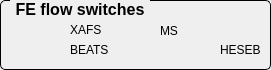
       <widget class="QGroupBox" name="groupBox_16">
        <property name="geometry">
         <rect>
          <x>730</x>
          <y>880</y>
          <width>271</width>
          <height>70</height>
         </rect>
        </property>
        <property name="font">
         <font>
          <pointsize>12</pointsize>
          <weight>75</weight>
          <bold>true</bold>
         </font>
        </property>
        <property name="styleSheet">
         <string notr="true">QGroupBox {
     border: 1px solid black;
     border-radius: 5px;
     margin-top: 0.5em;
 }
 
 QGroupBox::title {
     subcontrol-origin: margin;
     left: 10px;
     padding: 0 3px 0 3px;
 }</string>
        </property>
        <property name="title">
         <string>FE flow switches</string>
        </property>
        <widget class="QESimpleShape" name="qesimpleshape_92">
         <property name="geometry">
          <rect>
           <x>50</x>
           <y>20</y>
           <width>16</width>
           <height>20</height>
          </rect>
         </property>
         <property name="ledType">
          <enum>QSimpleShape::Error</enum>
         </property>
         <property name="colour0" stdset="0">
          <color>
           <red>60</red>
           <green>255</green>
           <blue>20</blue>
          </color>
         </property>
         <property name="variable" stdset="0">
          <string>FE08-CO-FLS3:isFlowInterlock</string>
         </property>
         <property name="variableSubstitutions" stdset="0">
          <string/>
         </property>
        </widget>
        <widget class="QESimpleShape" name="qesimpleshape_93">
         <property name="geometry">
          <rect>
           <x>30</x>
           <y>20</y>
           <width>16</width>
           <height>20</height>
          </rect>
         </property>
         <property name="ledType">
          <enum>QSimpleShape::Error</enum>
         </property>
         <property name="colour0" stdset="0">
          <color>
           <red>60</red>
           <green>255</green>
           <blue>20</blue>
          </color>
         </property>
         <property name="variable" stdset="0">
          <string>FE08-CO-FLS2:isFlowInterlock</string>
         </property>
         <property name="variableSubstitutions" stdset="0">
          <string/>
         </property>
        </widget>
        <widget class="QESimpleShape" name="qesimpleshape_94">
         <property name="geometry">
          <rect>
           <x>10</x>
           <y>20</y>
           <width>16</width>
           <height>20</height>
          </rect>
         </property>
         <property name="ledType">
          <enum>QSimpleShape::Error</enum>
         </property>
         <property name="colour0" stdset="0">
          <color>
           <red>60</red>
           <green>255</green>
           <blue>20</blue>
          </color>
         </property>
         <property name="variable" stdset="0">
          <string>FE08-CO-FLS1:isFlowInterlock</string>
         </property>
         <property name="variableSubstitutions" stdset="0">
          <string/>
         </property>
        </widget>
        <widget class="QLabel" name="label_89">
         <property name="geometry">
          <rect>
           <x>70</x>
           <y>20</y>
           <width>41</width>
           <height>20</height>
          </rect>
         </property>
         <property name="text">
          <string>XAFS</string>
         </property>
        </widget>
        <widget class="QESimpleShape" name="qesimpleshape_95">
         <property name="geometry">
          <rect>
           <x>120</x>
           <y>20</y>
           <width>16</width>
           <height>20</height>
          </rect>
         </property>
         <property name="ledType">
          <enum>QSimpleShape::Error</enum>
         </property>
         <property name="colour0" stdset="0">
          <color>
           <red>240</red>
           <green>5</green>
           <blue>5</blue>
          </color>
         </property>
         <property name="colour1" stdset="0">
          <color>
           <red>60</red>
           <green>255</green>
           <blue>20</blue>
          </color>
         </property>
         <property name="variable" stdset="0">
          <string>I09FE-CO-HS:isFlowInterlock</string>
         </property>
         <property name="variableSubstitutions" stdset="0">
          <string/>
         </property>
        </widget>
        <widget class="QESimpleShape" name="qesimpleshape_96">
         <property name="geometry">
          <rect>
           <x>140</x>
           <y>20</y>
           <width>16</width>
           <height>20</height>
          </rect>
         </property>
         <property name="ledType">
          <enum>QSimpleShape::Error</enum>
         </property>
         <property name="colour0" stdset="0">
          <color>
           <red>240</red>
           <green>5</green>
           <blue>5</blue>
          </color>
         </property>
         <property name="colour1" stdset="0">
          <color>
           <red>60</red>
           <green>255</green>
           <blue>20</blue>
          </color>
         </property>
         <property name="variable" stdset="0">
          <string>I09FE-CO-VS:isFlowInterlock</string>
         </property>
         <property name="variableSubstitutions" stdset="0">
          <string/>
         </property>
        </widget>
        <widget class="QLabel" name="label_138">
         <property name="geometry">
          <rect>
           <x>160</x>
           <y>20</y>
           <width>30</width>
           <height>21</height>
          </rect>
         </property>
         <property name="text">
          <string>MS</string>
         </property>
        </widget>
        <widget class="QESimpleShape" name="qesimpleshape_98">
         <property name="geometry">
          <rect>
           <x>50</x>
           <y>40</y>
           <width>16</width>
           <height>20</height>
          </rect>
         </property>
         <property name="ledType">
          <enum>QSimpleShape::Error</enum>
         </property>
         <property name="colour0" stdset="0">
          <color>
           <red>240</red>
           <green>5</green>
           <blue>5</blue>
          </color>
         </property>
         <property name="colour1" stdset="0">
          <color>
           <red>60</red>
           <green>255</green>
           <blue>20</blue>
          </color>
         </property>
         <property name="variable" stdset="0">
          <string>I10FE-CO-ATTN-FLS:isInterlock</string>
         </property>
         <property name="variableSubstitutions" stdset="0">
          <string/>
         </property>
        </widget>
        <widget class="QESimpleShape" name="qesimpleshape_101">
         <property name="geometry">
          <rect>
           <x>30</x>
           <y>40</y>
           <width>16</width>
           <height>20</height>
          </rect>
         </property>
         <property name="ledType">
          <enum>QSimpleShape::Error</enum>
         </property>
         <property name="colour0" stdset="0">
          <color>
           <red>240</red>
           <green>5</green>
           <blue>5</blue>
          </color>
         </property>
         <property name="colour1" stdset="0">
          <color>
           <red>60</red>
           <green>255</green>
           <blue>20</blue>
          </color>
         </property>
         <property name="variable" stdset="0">
          <string>I10FE-CO-SLIT-FLS:isInterlock</string>
         </property>
         <property name="variableSubstitutions" stdset="0">
          <string/>
         </property>
        </widget>
        <widget class="QESimpleShape" name="qesimpleshape_99">
         <property name="geometry">
          <rect>
           <x>10</x>
           <y>40</y>
           <width>16</width>
           <height>20</height>
          </rect>
         </property>
         <property name="ledType">
          <enum>QSimpleShape::Error</enum>
         </property>
         <property name="colour0" stdset="0">
          <color>
           <red>240</red>
           <green>5</green>
           <blue>5</blue>
          </color>
         </property>
         <property name="colour1" stdset="0">
          <color>
           <red>60</red>
           <green>255</green>
           <blue>20</blue>
          </color>
         </property>
         <property name="variable" stdset="0">
          <string>I10FE-CO-CVD-FLS:isInterlock</string>
         </property>
         <property name="variableSubstitutions" stdset="0">
          <string/>
         </property>
        </widget>
        <widget class="QLabel" name="label_233">
         <property name="geometry">
          <rect>
           <x>70</x>
           <y>40</y>
           <width>50</width>
           <height>20</height>
          </rect>
         </property>
         <property name="text">
          <string>BEATS</string>
         </property>
        </widget>
        <widget class="QESimpleShape" name="qesimpleshape_100">
         <property name="geometry">
          <rect>
           <x>120</x>
           <y>40</y>
           <width>16</width>
           <height>20</height>
          </rect>
         </property>
         <property name="ledType">
          <enum>QSimpleShape::Error</enum>
         </property>
         <property name="colour0" stdset="0">
          <color>
           <red>240</red>
           <green>5</green>
           <blue>5</blue>
          </color>
         </property>
         <property name="colour1" stdset="0">
          <color>
           <red>60</red>
           <green>255</green>
           <blue>20</blue>
          </color>
         </property>
         <property name="variable" stdset="0">
          <string>I11FE-CO-XYS1-FLS:isInterlock</string>
         </property>
         <property name="variableSubstitutions" stdset="0">
          <string/>
         </property>
        </widget>
        <widget class="QESimpleShape" name="qesimpleshape_109">
         <property name="geometry">
          <rect>
           <x>140</x>
           <y>40</y>
           <width>16</width>
           <height>20</height>
          </rect>
         </property>
         <property name="ledType">
          <enum>QSimpleShape::Error</enum>
         </property>
         <property name="colour0" stdset="0">
          <color>
           <red>240</red>
           <green>5</green>
           <blue>5</blue>
          </color>
         </property>
         <property name="colour1" stdset="0">
          <color>
           <red>60</red>
           <green>255</green>
           <blue>20</blue>
          </color>
         </property>
         <property name="variable" stdset="0">
          <string>I11FE-CO-MIR1-FLS1:isInterlock</string>
         </property>
         <property name="variableSubstitutions" stdset="0">
          <string/>
         </property>
        </widget>
        <widget class="QESimpleShape" name="qesimpleshape_110">
         <property name="geometry">
          <rect>
           <x>160</x>
           <y>40</y>
           <width>16</width>
           <height>20</height>
          </rect>
         </property>
         <property name="ledType">
          <enum>QSimpleShape::Error</enum>
         </property>
         <property name="colour0" stdset="0">
          <color>
           <red>240</red>
           <green>5</green>
           <blue>5</blue>
          </color>
         </property>
         <property name="colour1" stdset="0">
          <color>
           <red>60</red>
           <green>255</green>
           <blue>20</blue>
          </color>
         </property>
         <property name="variable" stdset="0">
          <string>I11FE-CO-PHST-FLS:isInterlock</string>
         </property>
         <property name="variableSubstitutions" stdset="0">
          <string/>
         </property>
        </widget>
        <widget class="QESimpleShape" name="qesimpleshape_102">
         <property name="geometry">
          <rect>
           <x>180</x>
           <y>40</y>
           <width>16</width>
           <height>20</height>
          </rect>
         </property>
         <property name="ledType">
          <enum>QSimpleShape::Error</enum>
         </property>
         <property name="colour0" stdset="0">
          <color>
           <red>240</red>
           <green>5</green>
           <blue>5</blue>
          </color>
         </property>
         <property name="colour1" stdset="0">
          <color>
           <red>60</red>
           <green>255</green>
           <blue>20</blue>
          </color>
         </property>
         <property name="variable" stdset="0">
          <string>I11FE-CO-MIR1-FLS2:isInterlock</string>
         </property>
         <property name="variableSubstitutions" stdset="0">
          <string/>
         </property>
        </widget>
        <widget class="QESimpleShape" name="qesimpleshape_108">
         <property name="geometry">
          <rect>
           <x>200</x>
           <y>40</y>
           <width>16</width>
           <height>20</height>
          </rect>
         </property>
         <property name="ledType">
          <enum>QSimpleShape::Error</enum>
         </property>
         <property name="colour0" stdset="0">
          <color>
           <red>240</red>
           <green>5</green>
           <blue>5</blue>
          </color>
         </property>
         <property name="colour1" stdset="0">
          <color>
           <red>60</red>
           <green>255</green>
           <blue>20</blue>
          </color>
         </property>
         <property name="variable" stdset="0">
          <string>I11FE-CO-XYS2-FLS:isInterlock</string>
         </property>
         <property name="variableSubstitutions" stdset="0">
          <string/>
         </property>
        </widget>
        <widget class="QLabel" name="label_234">
         <property name="geometry">
          <rect>
           <x>220</x>
           <y>40</y>
           <width>50</width>
           <height>20</height>
          </rect>
         </property>
         <property name="text">
          <string>HESEB</string>
         </property>
        </widget>
       </widget>
